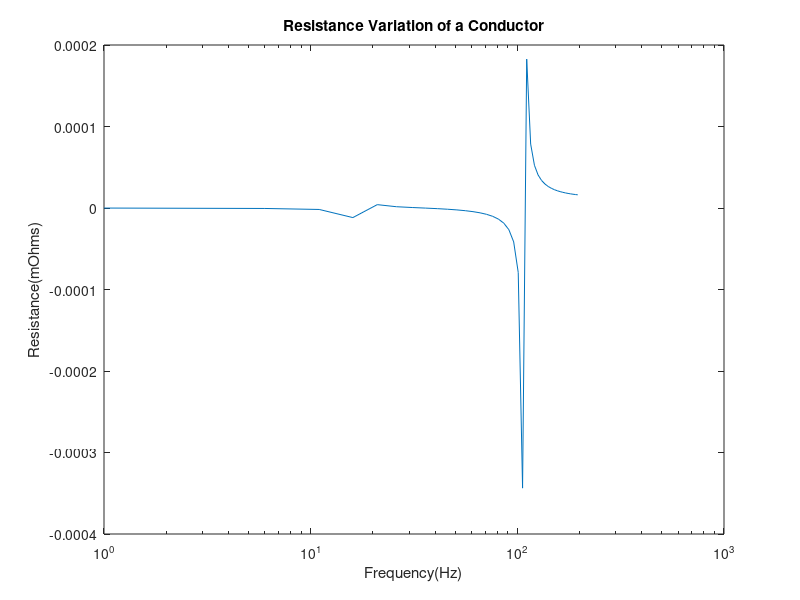

The MATLAB script that drew this image:
clear

% Question 3

resis=27.2e-9; %Resistivity
a=4e-3;
b=10e-3;
La=10e-3;
Lb=10e-3;

mu0=(4*pi)*10^(-7);

%DC Resistance of Conductor

%Resistance of cylinders
Rcl=resis*((La)/(pi*(a^2)));
%Resistance of Cones
Rco=resis*((Lb)/(pi*(a*b)));
%Total DC Resistance
Rdc=(2*Rcl)+(2*Rco);

%Low Frequency Conductor Resistance Variation
f=1:5:200;
sigma=1/resis; %1/rho
fleng=length(f);
Ract=zeros(1,fleng);

for i=1:fleng
fuse=f(i);
%delta=503*sqrt((resis)/(1*fuse)); %Skin Depth approximation
delta=sqrt((resis)/(pi*fuse*mu0));

Sa=2*a*pi*delta*(1-((delta)/(2*a)));
Sb=2*b*pi*delta*(1-((delta)/(2*b)));

Raca=(La)/(sigma*Sa);
Racb=(Lb)/(sigma*Sb);
Ract(i)=2*(Raca+Racb);
end

figure
semilogx(f,Ract);
title('Resistance Variation of a Conductor')
xlabel('Frequency(Hz)')
ylabel('Resistance(mOhms)')





